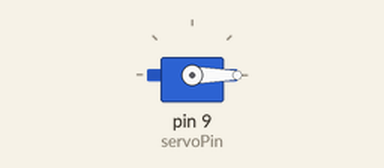
Recording of a sketch running on a simulated Arduino Uno, built with avr-gcc and run on an emulated ATmega328P. On the bench: servo.

Above: at 0.05 s.
At 0.45 s:
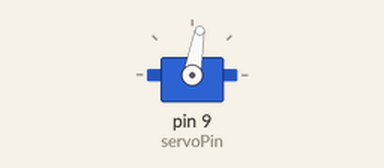
At 0.9 s:
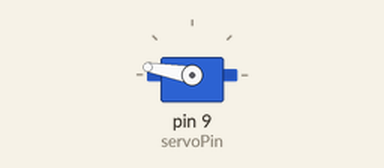
At 1.75 s:
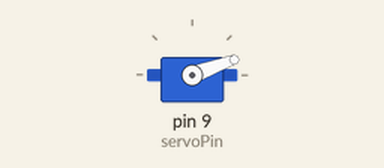
Timing chart, 0 to 4.1 s (numbered marks = the images above):
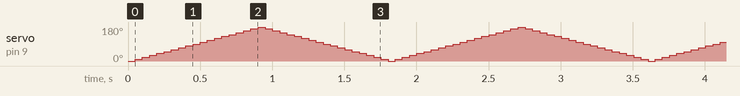

The sketch:

servo_control.ino
```cpp
#include <Servo.h>

int servoPin = 9;
Servo servo;
int angle = 0;

void setup() {
  // put your setup code here, to run once:
  servo.attach(servoPin);
}

void loop() {
  // put your main code here, to run repeatedly:
  for (angle = 0; angle <180; angle+=10){
    servo.write(angle);
    delay(50);
  }
  for (angle = 180; angle >0; angle-=10){
    servo.write(angle);
    delay(50);
  }
}
```
